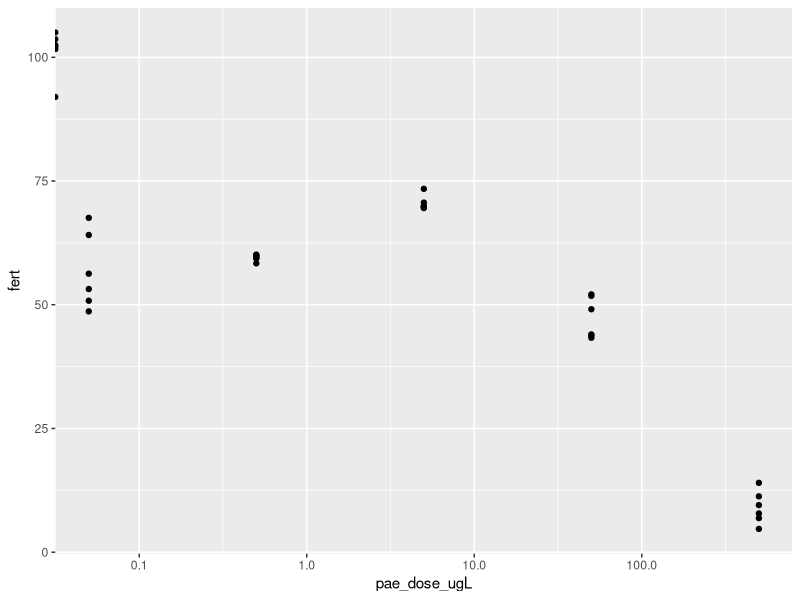

R code for this plot:
# practice plotting
library(ggplot2)

n <- 6

pae_dose_ugL <- c(rep(0, n), 
                  rep(0.05, n),
                  rep(0.5, n),
                  rep(5, n),
                  rep(50, n),
                  rep(500, n)
)

fert <- c(rnorm(n=n, mean=100, sd=4), 
          rnorm(n=n, mean=50, sd=9),
          rnorm(n=n, mean=60, sd=1),
          rnorm(n=n, mean=70, sd=2),
          rnorm(n=n, mean=40, sd=6),
          rnorm(n=n, mean=10, sd=3)
)

df <- data.frame(pae_dose_ugL,fert)


ggplot(df, aes(x=pae_dose_ugL, y=fert)) +
  geom_point() +
  scale_x_continuous(trans='log10')
